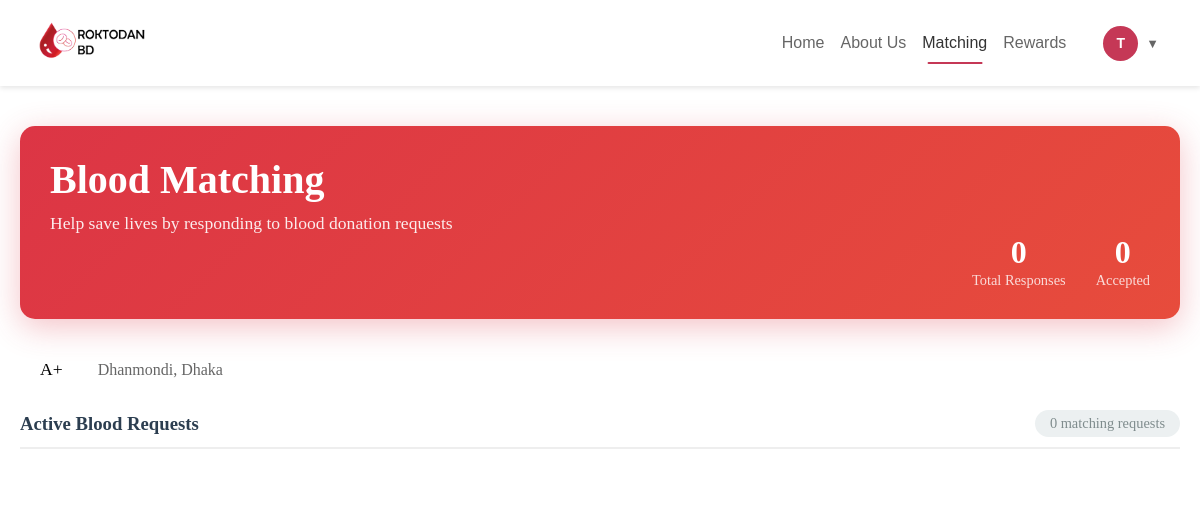
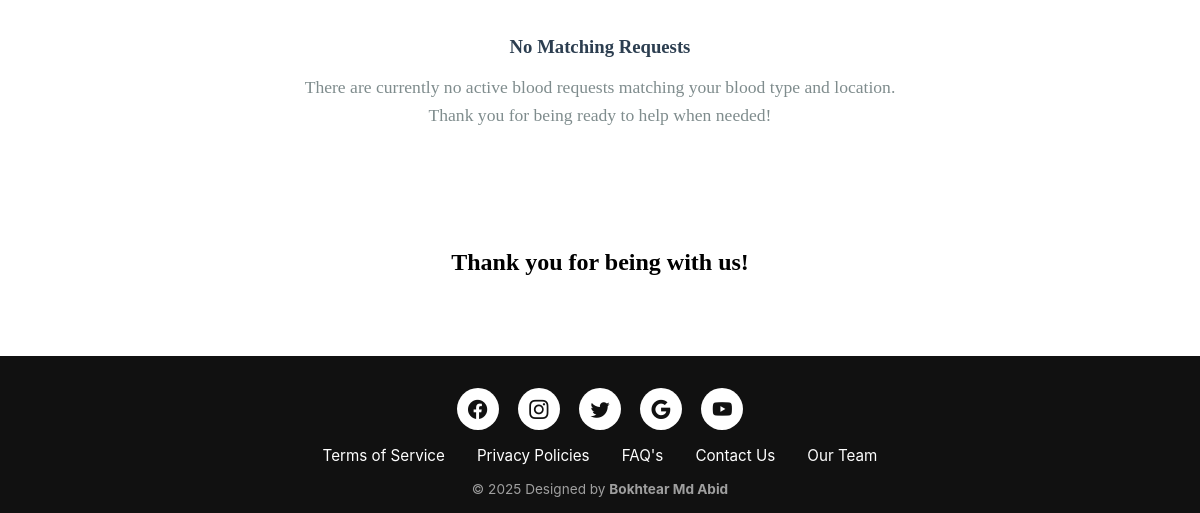
The app's page /matching/ (signed in), older data (2 pictures, top to bottom).
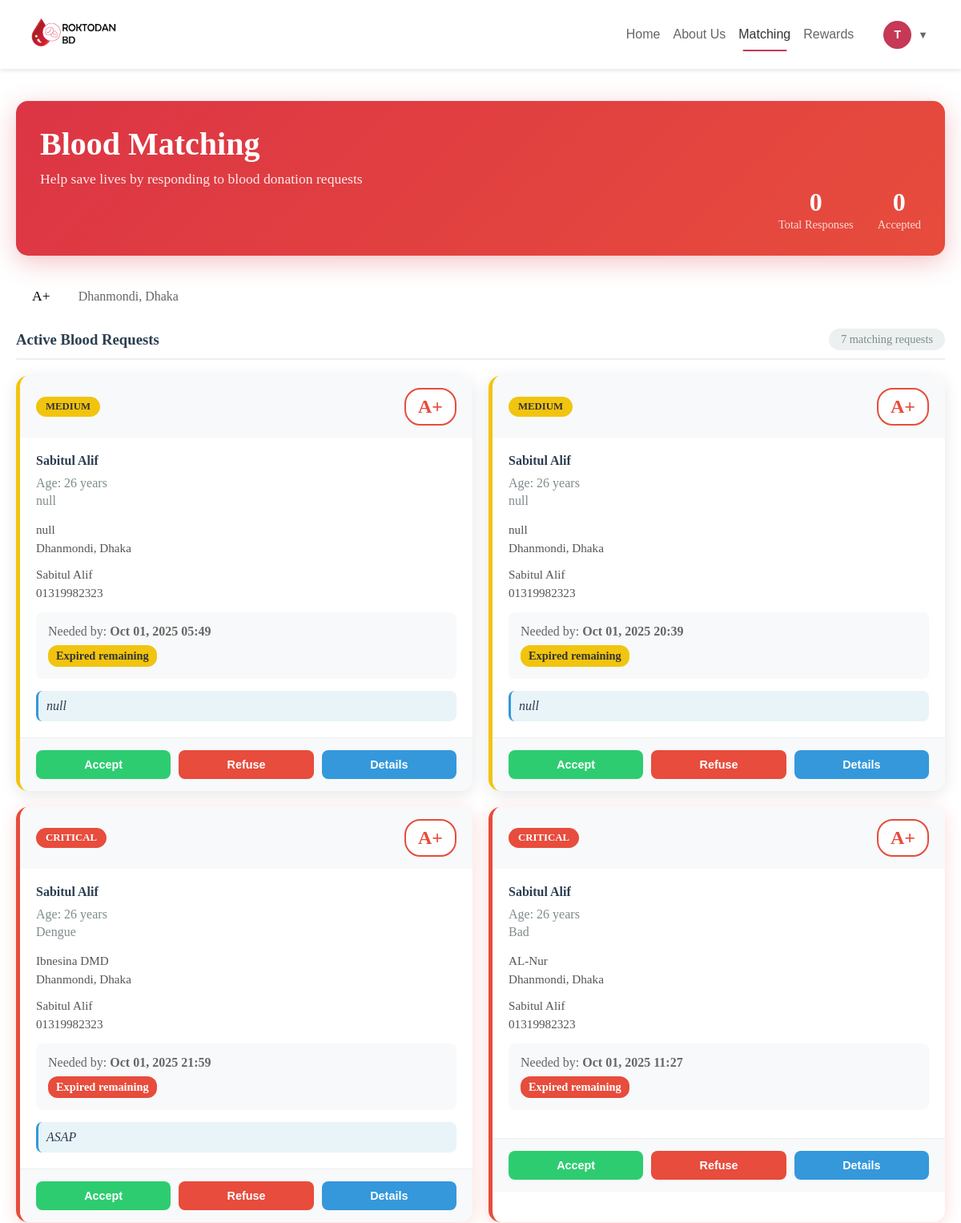
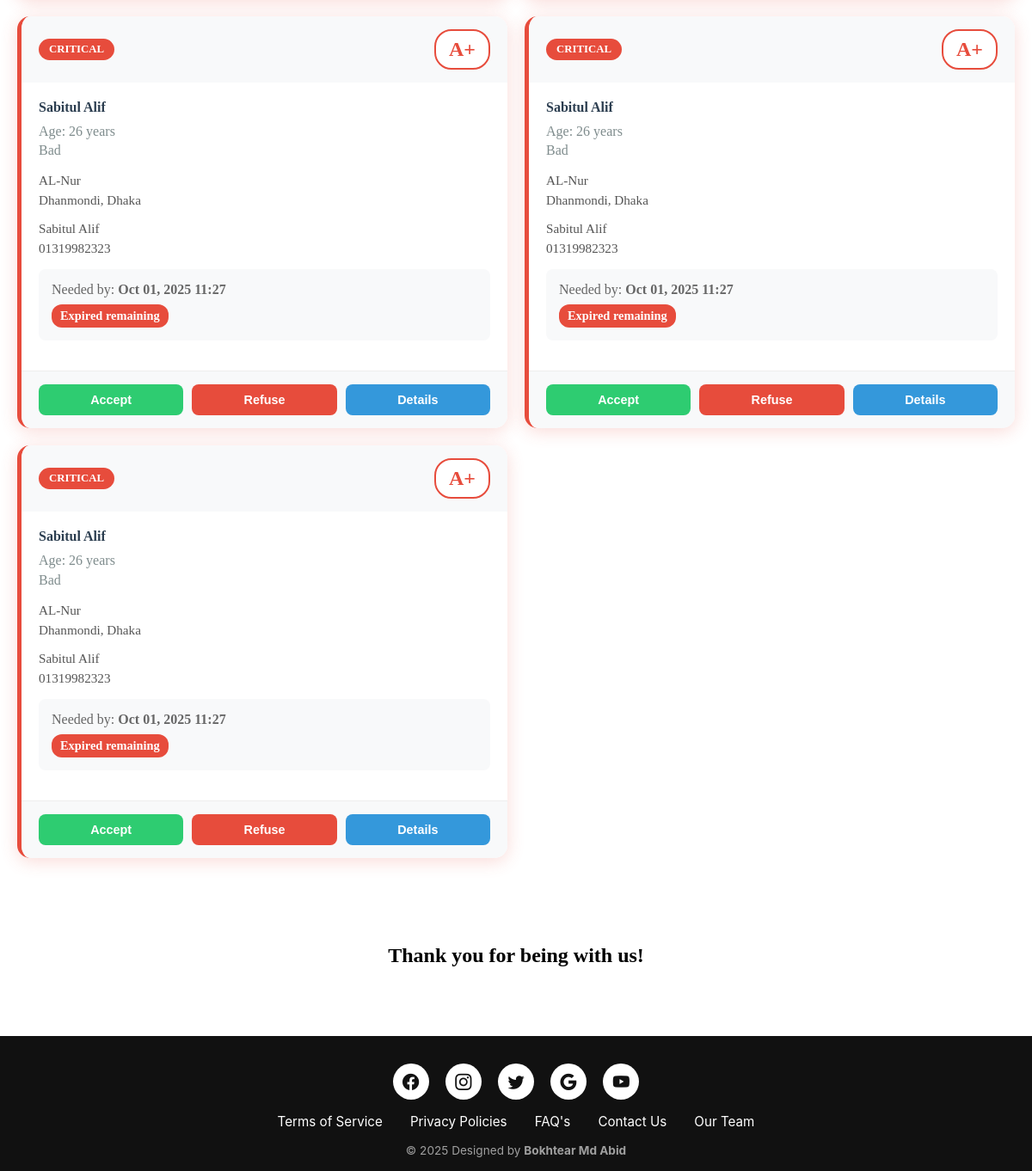
The same page, newer data (2 pictures, top to bottom).
### roktodanbdweb/models.py (models this page shows, shortened)
class BloodRequest(models.Model):
    URGENCY_CHOICES = [
        ('low', 'Low'),
        ('medium', 'Medium'),
        ('high', 'High'),
        ('critical', 'Critical'),
    ]
    STATUS_CHOICES = [
        ('active', 'Active'),
        ('fulfilled', 'Fulfilled'),
        ('expired', 'Expired'),
        ('cancelled', 'Cancelled'),
    ]
    recipient = models.ForeignKey(Recipient, on_delete=models.CASCADE, related_name='blood_requests')
    blood_group_needed = models.CharField(max_length=3, choices=Donor.BLOOD_GROUP_CHOICES)
    units_needed = models.PositiveIntegerField(default=1, help_text="Number of blood units needed")
    urgency_level = models.CharField(max_length=10, choices=URGENCY_CHOICES, default='medium')
    hospital_name = models.CharField(max_length=200)
    hospital_address = models.TextField()
    thana = models.CharField(max_length=50, choices=Donor.THANA_CHOICES)
    district = models.CharField(max_length=50, default='Dhaka')
    patient_name = models.CharField(max_length=100)
    patient_age = models.PositiveIntegerField()
    medical_condition = models.CharField(max_length=200, blank=True)
    needed_by_date = models.DateTimeField()
    additional_notes = models.TextField(blank=True)
    contact_person = models.CharField(max_length=100)
    contact_number = models.CharField(max_length=15)
    alternative_contact = models.CharField(max_length=15, blank=True)
    status = models.CharField(max_length=20, choices=STATUS_CHOICES, default='active')
    created_at = models.DateTimeField(auto_now_add=True)
    updated_at = models.DateTimeField(auto_now=True)
    expires_at = models.DateTimeField()
    class Meta:
        ordering = ['-urgency_level', '-created_at']
        verbose_name = 'Blood Request'
        verbose_name_plural = 'Blood Requests'
        indexes = [
            models.Index(fields=['blood_group_needed']),
            models.Index(fields=['thana']),
            models.Index(fields=['status']),
            models.Index(fields=['urgency_level']),
        ]
    @property
    def time_remaining(self):
        from datetime import timedelta
        remaining = self.needed_by_date - timezone.now()
        if remaining.total_seconds() < 0:
            return "Expired"
        elif remaining.days > 0:
            return f"{remaining.days} days"
        elif remaining.seconds > 3600:
            hours = remaining.seconds // 3600
            return f"{hours} hours"
        else:
            minutes = remaining.seconds // 60
            return f"{minutes} minutes"

### roktodanbdweb/views.py (the view)
# urls.py: path('matching/', views.matching, name='matching'),
@login_required
def matching(request):
    try:
        donor = get_object_or_404(Donor, user=request.user)
    except Donor.DoesNotExist:
        messages.error(request, "Donor profile not found. Please complete your registration.")
        return redirect('donor_registration')
    compatible_requests = BloodRequest.objects.filter(
        blood_group_needed=donor.blood_group,
        thana=donor.thana,
        status='active'
    ).exclude(
        donor_responses__donor=donor
    ).order_by('-urgency_level', '-created_at')
    recent_responses = DonorResponse.objects.filter(
        donor=donor
    ).select_related('blood_request', 'blood_request__recipient').order_by('-response_date')[:10]
    total_responses = DonorResponse.objects.filter(donor=donor).count()
    accepted_responses = DonorResponse.objects.filter(donor=donor, response='accept').count()
    context = {
        'donor': donor,
        'compatible_requests': compatible_requests,
        'recent_responses': recent_responses,
        'total_responses': total_responses,
        'accepted_responses': accepted_responses,
    }
    return render(request, 'matching.html', context)

### templates/matching.html (shortened to what the changed rows need)
{% extends 'base.html' %}
{% load static %}
{% block extra_css %}
<link rel="stylesheet" href="{% static 'css/matching.css' %}">
{% endblock %}
{% block content %}
<div class="matching-container">
    <div class="matching-header">
        <div class="row align-items-center">
            <div class="col-md-8">
                <h2 class="page-title">
                    Blood Matching
                </h2>
            </div>
        </div>
    </div>
    <div class="requests-section">
        <div class="section-header">
            <h3>Active Blood Requests</h3>
            <span class="request-count">{{ compatible_requests|length }} matching request{{ compatible_requests|length|pluralize }}</span>
        </div>
        {% if compatible_requests %}
            <div class="requests-grid">
                {% for request in compatible_requests %}
                <div class="request-card urgency-{{ request.urgency_level }}">
                    <div class="request-header">
                        <div class="urgency-badge urgency-{{ request.urgency_level }}">
                            {% if request.urgency_level == 'critical' %}
                                 CRITICAL
                            {% elif request.urgency_level == 'high' %}
                                <i class="fas fa-exclamation-circle"></i> HIGH
                            {% elif request.urgency_level == 'medium' %}
                                 MEDIUM
                            {% else %}
                                <i class="fas fa-circle"></i> LOW
                            {% endif %}
                        </div>
                        <div class="blood-group-needed">{{ request.blood_group_needed }}</div>
                    </div>
                    <div class="request-body">
                        <div class="patient-info">
                            <h4>{{ request.patient_name }}</h4>
                            <p class="patient-details">
                                Age: {{ request.patient_age }} years
                                {% if request.medical_condition %}
                                    <br>{{ request.medical_condition }}
                                {% endif %}
                            </p>
                        </div>
                        <div class="hospital-info">
                            <p>{{ request.hospital_name }}</p>
                            <p>{{ request.thana }}, {{ request.district }}</p>
                        </div>
                        <div class="contact-info">
                            <p>{{ request.contact_person }}</p>
                            <p>{{ request.contact_number }}</p>
                        </div>
                        <div class="time-info">
                            <div class="needed-by">
                                Needed by:
                                <strong>{{ request.needed_by_date|date:"M d, Y H:i" }}</strong>
                            </div>
                            <div class="time-remaining {{ request.urgency_level }}">
                                {{ request.time_remaining }} remaining
                            </div>
                        </div>
                        {% if request.additional_notes %}
                        <div class="additional-notes">
                            <p>{{ request.additional_notes }}</p>
                        </div>
                        {% endif %}
                    </div>
                    <div class="request-actions">
                        <button class="btn btn-accept" onclick="showResponseModal({{ request.id }}, 'accept')">
                            Accept
                        </button>
                        <button class="btn btn-refuse" onclick="showResponseModal({{ request.id }}, 'refuse')">
                            Refuse
                        </button>
                        <button class="btn btn-details" onclick="toggleDetails({{ request.id }})">
                            Details
                        </button>
                    </div>
                </div>
                {% endfor %}
            </div>
        {% else %}
            <div class="no-requests">
                <h3>No Matching Requests</h3>
                <p>There are currently no active blood requests matching your blood type and location.</p>
                <p>Thank you for being ready to help when needed!</p>
            </div>
        {% endif %}
    </div>
    <div style="text-align: center; padding: 60px 0 40px 0;">
        <h2>Thank you for being with us!</h2>
    </div>
</div>
{% endblock %}

Row changes from the older to the newer data that the page shows:
added BloodRequest: urgency_level "MEDIUM", blood_group_needed "A+", patient_name "Sabitul Alif", patient_age "26", medical_condition "null", hospital_name "null", thana "Dhanmondi", district "Dhaka", contact_person "Sabitul Alif", contact_number "01319982323", needed_by_date "Oct 01, 2025 05:49", time_remaining "Expired", additional_notes "null"
added BloodRequest: urgency_level "MEDIUM", blood_group_needed "A+", patient_name "Sabitul Alif", patient_age "26", medical_condition "null", hospital_name "null", thana "Dhanmondi", district "Dhaka", contact_person "Sabitul Alif", contact_number "01319982323", needed_by_date "Oct 01, 2025 20:39", time_remaining "Expired", additional_notes "null"
added BloodRequest: urgency_level "CRITICAL", blood_group_needed "A+", patient_name "Sabitul Alif", patient_age "26", medical_condition "Dengue", hospital_name "Ibnesina DMD", thana "Dhanmondi", district "Dhaka", contact_person "Sabitul Alif", contact_number "01319982323", needed_by_date "Oct 01, 2025 21:59", time_remaining "Expired", additional_notes "ASAP"
added BloodRequest: urgency_level "CRITICAL", blood_group_needed "A+", patient_name "Sabitul Alif", patient_age "26", medical_condition "Bad", hospital_name "AL-Nur", thana "Dhanmondi", district "Dhaka", contact_person "Sabitul Alif", contact_number "01319982323", needed_by_date "Oct 01, 2025 11:27", time_remaining "Expired"
added BloodRequest: urgency_level "CRITICAL", blood_group_needed "A+", patient_name "Sabitul Alif", patient_age "26", medical_condition "Bad", hospital_name "AL-Nur", thana "Dhanmondi", district "Dhaka", contact_person "Sabitul Alif", contact_number "01319982323", needed_by_date "Oct 01, 2025 11:27", time_remaining "Expired"
added BloodRequest: urgency_level "CRITICAL", blood_group_needed "A+", patient_name "Sabitul Alif", patient_age "26", medical_condition "Bad", hospital_name "AL-Nur", thana "Dhanmondi", district "Dhaka", contact_person "Sabitul Alif", contact_number "01319982323", needed_by_date "Oct 01, 2025 11:27", time_remaining "Expired"
added BloodRequest: urgency_level "CRITICAL", blood_group_needed "A+", patient_name "Sabitul Alif", patient_age "26", medical_condition "Bad", hospital_name "AL-Nur", thana "Dhanmondi", district "Dhaka", contact_person "Sabitul Alif", contact_number "01319982323", needed_by_date "Oct 01, 2025 11:27", time_remaining "Expired"
Text that changed along with them:
{{ compatible_requests|length }}: "0" → "7"
text no longer shown: "No Matching Requests There are currently no active blood requests matching your blood type and location. Thank you for being ready to help when needed!"
